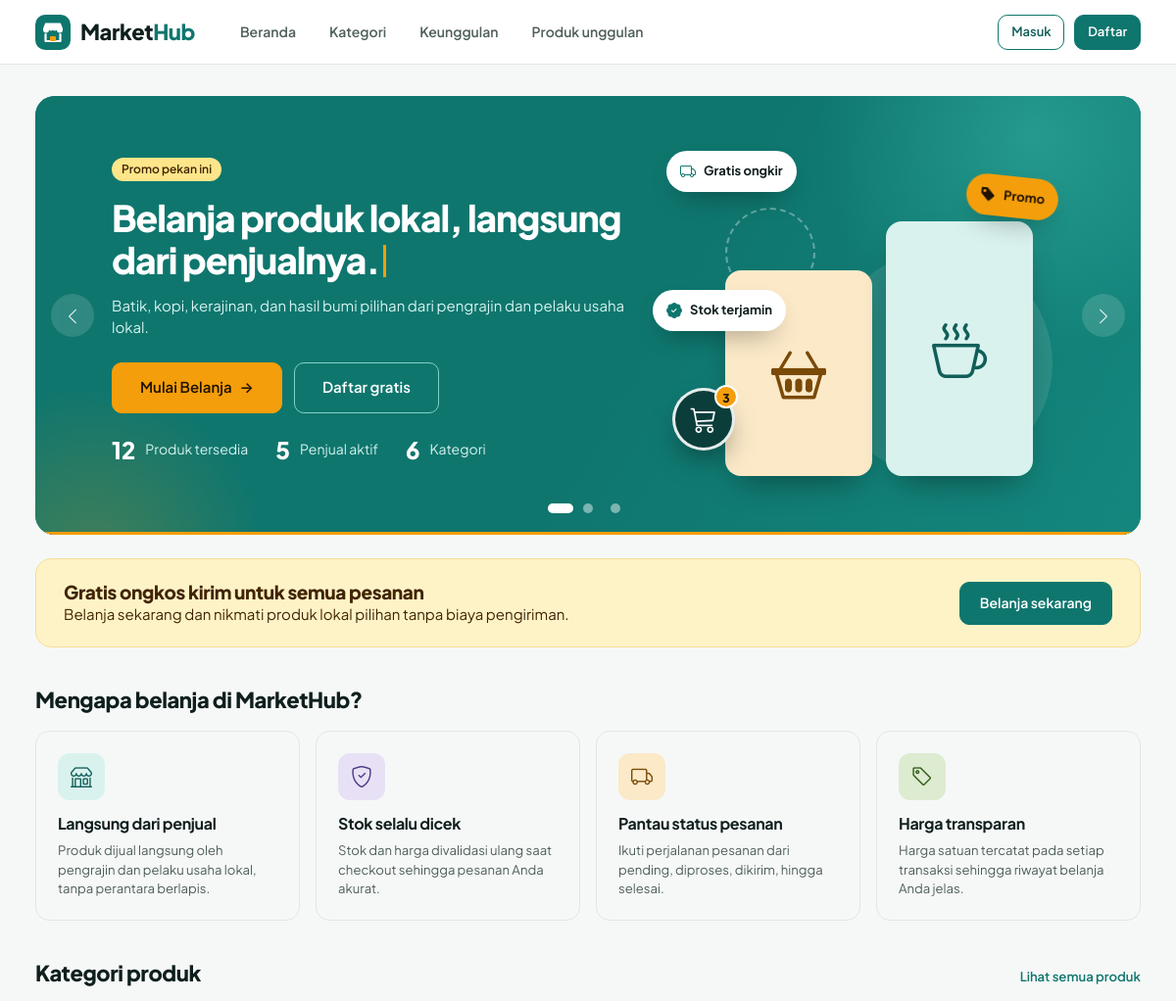
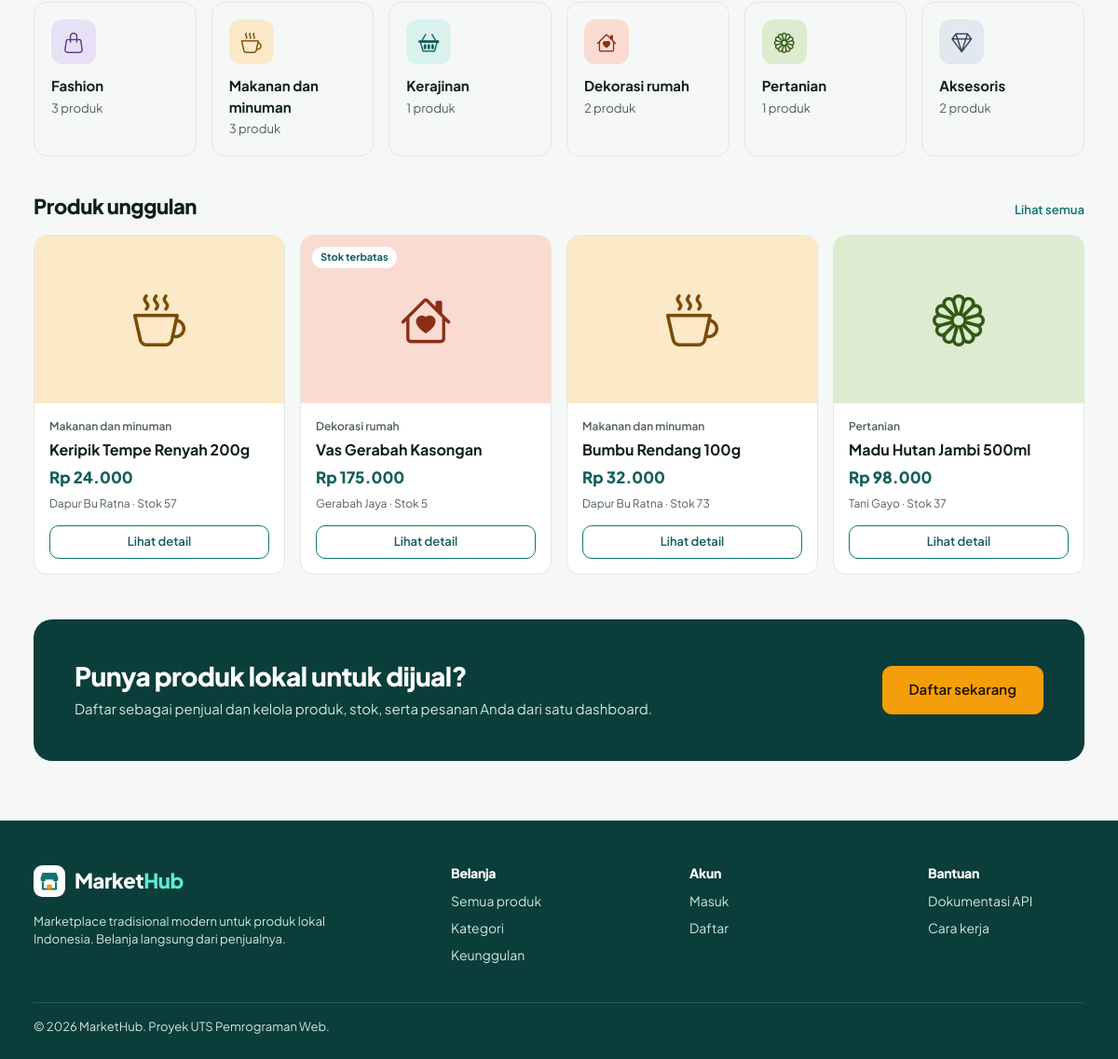
The page / on the database its author committed (2 pictures, top to bottom).
### tables this page shows
CREATE TABLE kategori (
  id            INT UNSIGNED NOT NULL AUTO_INCREMENT,
  nama_kategori VARCHAR(100) NOT NULL,
  slug          VARCHAR(120) NOT NULL,
  PRIMARY KEY (id),
  UNIQUE KEY uq_kategori_slug (slug)
);

CREATE TABLE produk (
  id          INT UNSIGNED NOT NULL AUTO_INCREMENT,
  kategori_id INT UNSIGNED NOT NULL,
  penjual_id  INT UNSIGNED NOT NULL,
  nama_produk VARCHAR(150) NOT NULL,
  deskripsi   TEXT NOT NULL,
  harga       DECIMAL(12,0) NOT NULL,
  stok        INT NOT NULL DEFAULT 0,
  gambar      VARCHAR(255) DEFAULT NULL,
  created_at  TIMESTAMP NOT NULL DEFAULT CURRENT_TIMESTAMP,
  updated_at  TIMESTAMP NOT NULL DEFAULT CURRENT_TIMESTAMP ON UPDATE CURRENT_TIMESTAMP,
  PRIMARY KEY (id),
  KEY idx_produk_kategori (kategori_id),
  KEY idx_produk_penjual (penjual_id),
  CONSTRAINT fk_produk_kategori FOREIGN KEY (kategori_id) REFERENCES kategori (id) ON DELETE RESTRICT ON UPDATE CASCADE,
  CONSTRAINT fk_produk_penjual  FOREIGN KEY (penjual_id)  REFERENCES users (id)    ON DELETE RESTRICT ON UPDATE CASCADE,
  CONSTRAINT chk_produk_stok  CHECK (stok >= 0),
  CONSTRAINT chk_produk_harga CHECK (harga >= 0)
);

CREATE TABLE users (
  id         INT UNSIGNED NOT NULL AUTO_INCREMENT,
  nama       VARCHAR(100) NOT NULL,
  email      VARCHAR(150) NOT NULL,
  password   VARCHAR(255) NOT NULL,
  role       ENUM('admin','penjual','pembeli') NOT NULL DEFAULT 'pembeli',
  status     ENUM('aktif','nonaktif') NOT NULL DEFAULT 'aktif',  
  created_at TIMESTAMP NOT NULL DEFAULT CURRENT_TIMESTAMP,
  PRIMARY KEY (id),
  UNIQUE KEY uq_users_email (email)
);

### auth/session.php (called while the page is built, shortened)
<?php
function current_user()
{
    static $user = false;
    if ($user !== false) {
        return $user;
    }
    $user = null;
    return $user;
}
function is_logged()
{
    return current_user() !== null;
}

### index.php (the view, shortened to what this page needs)
<?php
require_once __DIR__ . '/config/app.php';
$kategori = kategori_all();
$unggulan = db_all("SELECT p.*, k.nama_kategori, u.nama AS penjual_nama,
        COALESCE((SELECT SUM(d.jumlah) FROM detail_pesanan d JOIN pesanan o ON o.id = d.pesanan_id
                  WHERE d.produk_id = p.id AND o.status_pesanan <> 'dibatalkan'), 0) AS terjual
    FROM produk p JOIN kategori k ON k.id = p.kategori_id JOIN users u ON u.id = p.penjual_id
    WHERE u.status = 'aktif' AND p.stok > 0
    ORDER BY terjual DESC, p.created_at DESC LIMIT 4");
require __DIR__ . '/includes/header.php';
$fitur = [
    ['bi-shop', 'Langsung dari penjual', 'Produk dijual langsung oleh pengrajin dan pelaku usaha lokal, tanpa perantara berlapis.', '#D9F2EE', '#115E59'],
    ['bi-shield-check', 'Stok selalu dicek', 'Stok dan harga divalidasi ulang saat checkout sehingga pesanan Anda akurat.', '#E8E1F5', '#4C3A8A'],
    ['bi-truck', 'Pantau status pesanan', 'Ikuti perjalanan pesanan dari pending, diproses, dikirim, hingga selesai.', '#FBE9C8', '#7A4A06'],
    ['bi-tag', 'Harga transparan', 'Harga satuan tercatat pada setiap transaksi sehingga riwayat belanja Anda jelas.', '#DDEBD0', '#2F5A14'],
];
?>
<div class="container pt-3"><?php require __DIR__ . '/includes/alert.php'; ?></div>
<section class="container pt-3">
  <?php $heroSize = 'lg'; $heroLabel = 'Promo dan informasi MarketHub'; require __DIR__ . '/includes/hero-carousel.php'; ?>
</section>
<section class="container mt-4">
  <div class="mh-banner">
    <div><h3>Gratis ongkos kirim untuk semua pesanan</h3><span>Belanja sekarang dan nikmati produk lokal pilihan tanpa biaya pengiriman.</span></div>
    <a class="btn btn-primary" href="<?= e(url('beranda.php')) ?>">Belanja sekarang</a>
  </div>
</section>
<section class="container" id="keunggulan">
  <div class="mh-sh"><h2>Mengapa belanja di MarketHub?</h2></div>
  <div class="row g-3">
    <?php foreach ($fitur as [$ic, $jd, $ds, $bg, $fg]): ?>
      <div class="col-sm-6 col-lg-3"><div class="card mh-feat">
        <span class="ic" style="background:<?= $bg ?>;color:<?= $fg ?>"><i class="bi <?= $ic ?>"></i></span>
        <h3 class="h6 fw-bold"><?= e($jd) ?></h3><p class="text-muted small mb-0"><?= e($ds) ?></p>
      </div></div>
    <?php endforeach; ?>
  </div>
</section>
<section class="container" id="kategori">
  <div class="mh-sh"><h2>Kategori produk</h2><a class="fw-600 small" href="<?= e(url('beranda.php')) ?>">Lihat semua produk</a></div>
  <div class="row g-3 row-cols-2 row-cols-md-3 row-cols-lg-6">
    <?php foreach ($kategori as $k): [$bg, $fg, $icon] = kategori_style($k['id']); ?>
      <div class="col"><a class="card mh-cat" href="<?= e(url('kategori.php?slug=' . $k['slug'])) ?>">
        <span class="ic" style="background:<?= $bg ?>;color:<?= $fg ?>"><i class="bi <?= $icon ?>"></i></span>
        <span><b class="d-block"><?= e($k['nama_kategori']) ?></b><span class="text-muted small"><?= (int) $k['jml'] ?> produk</span></span>
      </a></div>
    <?php endforeach; ?>
  </div>
</section>
<section class="container" id="unggulan">
  <div class="mh-sh"><h2>Produk unggulan</h2><a class="fw-600 small" href="<?= e(url('beranda.php')) ?>">Lihat semua</a></div>
  <?php if ($unggulan): ?>
    <div class="row g-3 row-cols-1 row-cols-sm-2 row-cols-lg-4">
      <?php foreach ($unggulan as $p) { echo render_product_card($p); } ?>
    </div>
  <?php else: ?>
    <div class="card card-pad text-center text-muted">Belum ada produk. Silakan kembali lagi nanti.</div>
  <?php endif; ?>
</section>
<?php if (!is_logged() || has_role('pembeli')): ?>
<section class="container mt-5">
  <div class="mh-cta">
    <div><h2>Punya produk lokal untuk dijual?</h2><p class="mb-0">Daftar sebagai penjual dan kelola produk, stok, serta pesanan Anda dari satu dashboard.</p></div>
    <a class="btn btn-accent btn-lg" href="<?= e(url(is_logged() ? 'beranda.php' : 'auth/register.php')) ?>"><?= is_logged() ? 'Mulai Belanja' : 'Daftar sekarang' ?></a>
  </div>
</section>
<?php endif; ?>
<?php require __DIR__ . '/includes/footer.php'; ?>

### includes/functions.php (shortened to what this page needs)
<?php
function db_stmt($sql, array $params = [])
{
    global $conn;
    $st = $conn->prepare($sql);
    $st->execute();
    return $st;
}
function db_all($sql, array $params = [])
{
    $st = db_stmt($sql, $params);
    $rows = $st->get_result()->fetch_all(MYSQLI_ASSOC);
    return $rows;
}
function e($v)
{
    return htmlspecialchars((string) $v, ENT_QUOTES, 'UTF-8');
}
function url($path = '')
{
    return BASE_URL . '/' . ltrim($path, '/');
}
function rupiah($n)
{
    return 'Rp ' . number_format((float) $n, 0, ',', '.');
}
function logo_svg($size = 36, $inverse = false)
{
    $bg = $inverse ? '#FFFFFF' : '#0F766E';
    $fg = $inverse ? '#0F766E' : '#FFFFFF';
    return '<svg width="' . $size . '" height="' . $size . '" viewBox="0 0 36 36" aria-hidden="true"><rect width="36" height="36" rx="10" fill="' . $bg . '"/>'
        . '<path d="M8 14l2.2-5.5h15.6L28 14v1.5a3 3 0 01-6 0 3 3 0 01-4 0 3 3 0 01-4 0 3 3 0 01-6 0z" fill="' . $fg . '"/>'
        . '<path d="M10.5 20v7h15v-7" stroke="' . $fg . '" stroke-width="2.2" fill="none" stroke-linecap="round" stroke-linejoin="round"/>'
        . '<rect x="15" y="22" width="6" height="5" rx="1" fill="#F59E0B"/></svg>';
}
function kategori_style($kategoriId)
{
    $set = [
        ['#E8E1F5', '#4C3A8A', 'bi-handbag'],
        ['#FBE9C8', '#7A4A06', 'bi-cup-hot'],
        ['#D9F2EE', '#115E59', 'bi-basket2'],
        ['#FADBD2', '#8A2F17', 'bi-house-heart'],
        ['#DDEBD0', '#2F5A14', 'bi-flower1'],
        ['#E2E8F0', '#334155', 'bi-gem'],
    ];
    return $set[(((int) $kategoriId) - 1 + count($set) * 10) % count($set)];
}
function produk_img(array $p, $cls = 'img-card')
{
    [$bg, $fg, $icon] = kategori_style($p['kategori_id'] ?? 0);
    $file = $p['gambar'] ?? '';
    if ($file && is_file(UPLOAD_DIR . '/' . basename($file))) {
        $inner = '<img src="' . e(url('uploads/produk/' . basename($file))) . '" alt="' . e($p['nama_produk'] ?? 'Produk') . '" loading="lazy">';
    } else {
        $inner = '<i class="bi ' . $icon . '" aria-hidden="true"></i>';
    }
    return '<span class="mh-img ' . $cls . '" style="background:' . $bg . ';color:' . $fg . '">' . $inner . '</span>';
}
function render_product_card(array $p)
{
    $stok = (int) $p['stok'];
    $tag = $stok <= 0 ? '<span class="tag tag-out">Habis</span>' : ($stok <= 5 ? '<span class="tag">Stok terbatas</span>' : '');
    $link = url('detail-produk.php?id=' . (int) $p['id']);
    return '<div class="col"><article class="pc h-100">'
        . '<a class="pi-wrap" href="' . e($link) . '" aria-label="' . e($p['nama_produk']) . '">' . produk_img($p, 'img-card') . $tag . '</a>'
        . '<div class="pb"><span class="pk">' . e($p['nama_kategori']) . '</span>'
        . '<h3 class="pn">' . e($p['nama_produk']) . '</h3>'
        . '<span class="pr">' . rupiah($p['harga']) . '</span>'
        . '<span class="ps">' . e($p['penjual_nama']) . ' · Stok ' . $stok . '</span>'
        . '<a class="btn btn-outline-primary btn-sm w-100 mt-auto" href="' . e($link) . '">Lihat detail</a></div></article></div>';
}
function kategori_all()
{
    return db_all('SELECT k.*, (SELECT COUNT(*) FROM produk p WHERE p.kategori_id = k.id) AS jml FROM kategori k ORDER BY k.id');
}

### assets/css/style.css (style rules this page uses)
:root { --mh-p:#0F766E;--mh-pd:#115E59;--mh-pl:#CCFBF1;--mh-px:#F0FDFA;--mh-a:#F59E0B;--mh-dark:#0B3D3A; --mh-ink:#0F1F1E;--mh-mut:#4F5F5C;--mh-line:#E1E7E4;--mh-bg:#F6F8F7; --bs-primary:#0F766E;--bs-primary-rgb:15,118,110; --bs-link-color:#0F766E;--bs-link-color-rgb:15,118,110;--bs-link-hover-color:#115E59;--bs-link-hover-color-rgb:17,94,89; --bs-body-font-family:'Plus Jakarta Sans',system-ui,-apple-system,'Segoe UI',sans-serif; --bs-body-color:#0F1F1E;--bs-body-color-rgb:15,31,30;--bs-body-bg:#F6F8F7;--bs-body-font-size:.9375rem; --bs-border-color:#E1E7E4;--bs-border-radius:.625rem;--bs-secondary-color:#4F5F5C; }
body { font-family:var(--bs-body-font-family);line-height:1.5;-webkit-font-smoothing:antialiased }
h1,h2,h3,h4,h5 { font-weight:800;letter-spacing:-.02em }
a { text-decoration:none }
.container { max-width:1200px }
.text-muted,.mut { color:var(--mh-mut)!important }
.fw-600 { font-weight:600 }
.btn { --bs-btn-border-radius:10px;display:inline-flex;align-items:center;justify-content:center;gap:.5rem;min-height:44px;padding:0 1.25rem;font-weight:600;font-size:14px;white-space:nowrap }
.btn-sm { --bs-btn-border-radius:10px;min-height:36px;padding:0 .8rem;font-size:13px }
.btn-lg { min-height:52px;font-size:15px;padding:0 1.75rem }
.btn-primary { --bs-btn-bg:#0F766E;--bs-btn-border-color:#0F766E;--bs-btn-hover-bg:#115E59;--bs-btn-hover-border-color:#115E59;--bs-btn-active-bg:#0B3D3A;--bs-btn-active-border-color:#0B3D3A;--bs-btn-disabled-bg:#0F766E;--bs-btn-disabled-border-color:#0F766E }
.btn-outline-primary { --bs-btn-color:#115E59;--bs-btn-border-color:#0F766E;--bs-btn-hover-bg:#0F766E;--bs-btn-hover-border-color:#0F766E;--bs-btn-active-bg:#115E59;--bs-btn-disabled-color:#115E59;--bs-btn-disabled-border-color:#0F766E }
.btn-accent { --bs-btn-bg:#F59E0B;--bs-btn-border-color:#F59E0B;--bs-btn-color:#1F1300;--bs-btn-hover-bg:#D98A06;--bs-btn-hover-border-color:#D98A06;--bs-btn-hover-color:#1F1300;--bs-btn-active-bg:#C27D05;--bs-btn-active-color:#1F1300 }
.card { --bs-card-border-radius:14px;--bs-card-border-color:var(--mh-line);--bs-card-inner-border-radius:13px;border-radius:14px }
.mh-img { display:flex;align-items:center;justify-content:center;overflow:hidden;position:relative;flex:none }
.mh-img .bi { font-size:56px;line-height:1 }
.img-card { width:100%;height:180px }
.mh-sh { display:flex;justify-content:space-between;align-items:end;gap:12px;margin:40px 0 18px }
.mh-sh h2 { font-size:22px;margin:0 }
.mh-banner { background:linear-gradient(0deg,#FEF3C7,#FEF3C7);border:1px solid #F6DE97;border-radius:16px;padding:22px 28px;display:flex;gap:18px;align-items:center;justify-content:space-between;flex-wrap:wrap;color:#412402 }
.mh-banner h3 { font-size:19px;margin:0 }
.mh-feat { padding:22px;height:100% }
.mh-feat .ic { width:48px;height:48px;border-radius:12px;display:flex;align-items:center;justify-content:center;font-size:22px;margin-bottom:14px }
.mh-cat { padding:18px;display:flex;flex-direction:column;gap:12px;color:var(--mh-ink);height:100%;transition:border-color .15s,transform .15s }
.mh-cat .ic { width:48px;height:48px;border-radius:12px;display:flex;align-items:center;justify-content:center;font-size:22px }
.mh-cta { background:var(--mh-dark);border-radius:20px;padding:44px;color:#CFE6E3;display:flex;gap:24px;align-items:center;justify-content:space-between;flex-wrap:wrap }
.mh-cta h2 { color:#fff;font-size:28px }
.pc { background:#fff;border:1px solid var(--mh-line);border-radius:14px;overflow:hidden;display:flex;flex-direction:column;transition:box-shadow .15s,transform .15s }
.pi-wrap { position:relative;display:block }
.pi-wrap .tag { position:absolute;top:12px;left:12px;background:#fff;color:var(--mh-pd);font-size:11px;font-weight:700;padding:3px 9px;border-radius:999px }
.pb { padding:16px;display:flex;flex-direction:column;gap:6px;flex:1 }
.pk { font-size:12px;color:var(--mh-mut);font-weight:600 }
.pn { font-weight:700;font-size:16px;line-height:1.3;margin:0;letter-spacing:0 }
.pr { font-weight:800;color:var(--mh-pd);font-size:17px }
.ps { font-size:12px;color:var(--mh-mut);margin-bottom:8px }
.mh-wide .container { max-width:1600px;--bs-gutter-x:clamp(32px,6vw,112px) }

### rows shown on the page
kategori: nama_kategori "Fashion", jml "3"
kategori: nama_kategori "Makanan dan minuman", jml "3"
kategori: nama_kategori "Kerajinan", jml "1"
kategori: nama_kategori "Dekorasi rumah", jml "2"
kategori: nama_kategori "Pertanian", jml "1"
kategori: nama_kategori "Aksesoris", jml "2"
produk: kategori.nama_kategori "Makanan dan minuman", nama_produk "Keripik Tempe Renyah 200g", harga "Rp 24.000", penjual.nama "Dapur Bu Ratna", stok "57"
produk: shows "Stok terbatas", kategori.nama_kategori "Dekorasi rumah", nama_produk "Vas Gerabah Kasongan", harga "Rp 175.000", penjual.nama "Gerabah Jaya", stok "5"
produk: kategori.nama_kategori "Makanan dan minuman", nama_produk "Bumbu Rendang 100g", harga "Rp 32.000", penjual.nama "Dapur Bu Ratna", stok "73"
produk: kategori.nama_kategori "Pertanian", nama_produk "Madu Hutan Jambi 500ml", harga "Rp 98.000", penjual.nama "Tani Gayo", stok "37"

### other values the page prints
$s['badge'] "Promo pekan ini"
$s['desc'] "Batik, kopi, kerajinan, dan hasil bumi pilihan dari pengrajin dan pelaku usaha lokal."
$c[0] "Mulai Belanja"
$c[0] "Daftar gratis"
$m[0] "12"
$m[1] "Produk tersedia"
$m[0] "5"
$m[1] "Penjual aktif"
$m[0] "6"
$m[1] "Kategori"
$jd "Langsung dari penjual"
$ds "Produk dijual langsung oleh pengrajin dan pelaku usaha lokal, tanpa perantara berlapis."
$jd "Stok selalu dicek"
$ds "Stok dan harga divalidasi ulang saat checkout sehingga pesanan Anda akurat."
$jd "Pantau status pesanan"
